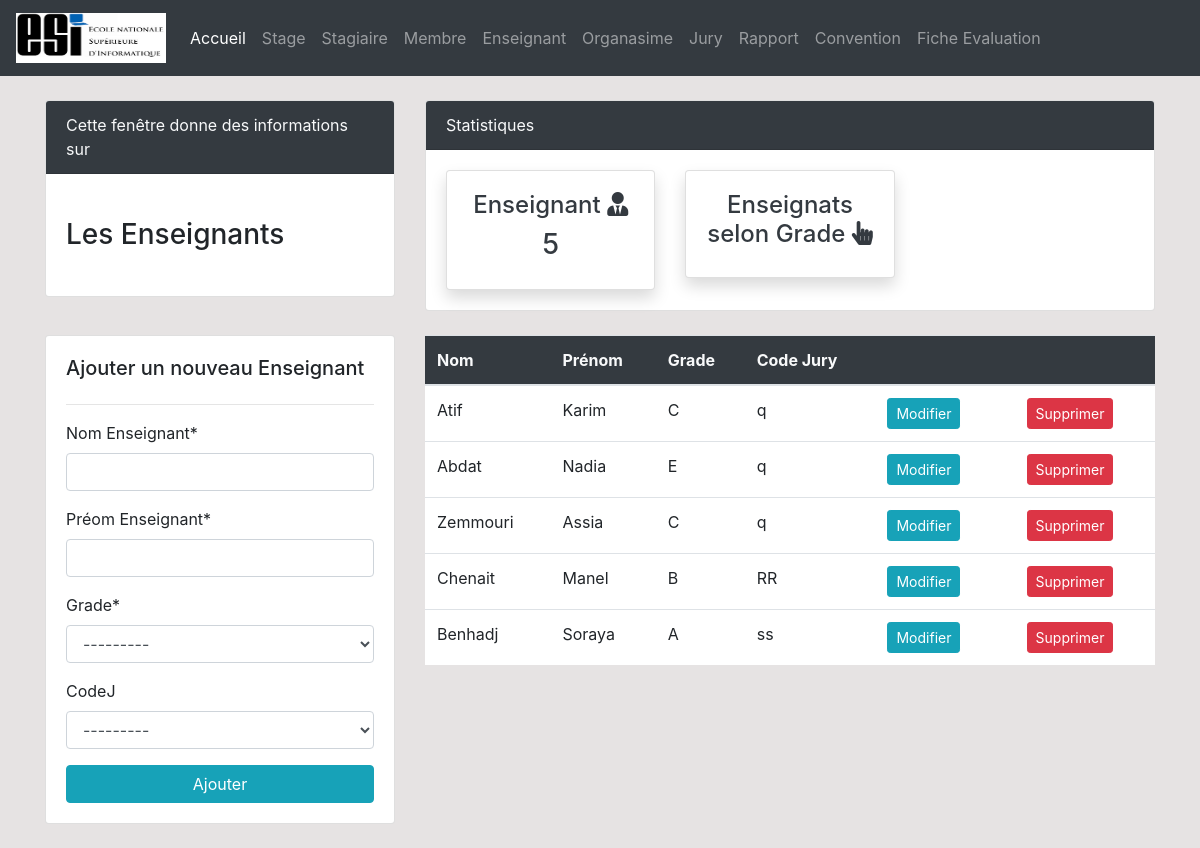
The app's page /Enseignant/ with its own data.
### Gestion/models.py (models this page shows, shortened)
class Jury(models.Model):
    codeJ = models.CharField(max_length=15)
    dateSoutenance = models.DateField(default="01/01/2022",null= False)
    def __str__(self):
        return f'{self.codeJ}'

class Enseignant(models.Model):
    nomE = models.CharField(max_length=20,null=False)
    prenomE = models.CharField(max_length=20,null=False)
    class ge(models.TextChoices):
        A = 'A',_('Maître assistant A')
        B = 'B',_('Maître assistant B')
        C = 'C',_('Maître de conférence A')
        D = 'D',_('Maître de conférence B')
        E = 'E',_('Professeur')
    grade = models.CharField(max_length=20,choices=ge.choices)
    codeJ = models.ForeignKey(Jury, on_delete=models.SET_NULL, null= True, blank=True )

### Gestion/views.py (the view)
# urls.py: path('Enseignant/', enseignant, name="Enseignant"),
def enseignant(request):
    enseignants= Enseignant.objects.all()
    enseignant_count= enseignants.count()
    if request.method == 'POST':
        form= EnseignantForm(data=request.POST)
        if form.is_valid():
            form.save()
            Enseignant_name = form.cleaned_data.get('nomE')
            messages.success(request, f'{Enseignant_name } est bien ajouté')
            return redirect('Enseignant')
        return render(request,'fenetre/Enseignant.html', {'form':form})
    else:
        form= EnseignantForm()
        context ={
            'enseignants': enseignants,
            'enseignant_count': enseignant_count,
            'form':form
        }
        return render(request,'fenetre/Enseignant.html', context)

### Gestion/forms.py
class EnseignantForm(forms.ModelForm):
    class Meta:
        model = Enseignant
        fields = "__all__"
        labels ={
                'nomE': 'Nom Enseignant',
                'prenomE': 'Préom Enseignant',
                'CodeJ': 'Code jury',
            }

### Gestion/templates/fenetre/Enseignant.html (shortened to what this page needs)
{% extends 'parts/base.html' %} {% block title %}Enseignant{% endblock %} {% load crispy_forms_tags %} {% load static %} {% block content %}{% include 'parts/top.html' %}
<link rel="stylesheet" href="{% static 'style.css' %}">
<div class="row">
    <div class="col-md-4 mt-4">
        <div class="card">
            <div class="card-header bg-dark text-light">
                Cette fenêtre donne des informations sur
            </div>
            <div class="card-body">
                <marquee behavior="" direction="">
                    <h3 class="my-4"> Les Enseignants</h3>
                </marquee>
            </div>
        </div>
    </div>
    <div class="col-md-8 mt-4">
        <div class="card">
            <div class="card-header bg-dark text-light">
                Statistiques
            </div>
            <div class="card-body">
                <div class="row">
                    <div class="col-md-4">
                        <a class="text-decoration-none text-dark" href="#">
                            <div class="card my-card shadow">
                                <div class="card-body text-center">
                                    <h4>Enseignant <i class="fas fa-user-tie"></i></h4>
                                    <h3>{{ enseignant_count }}</h3>
                                </div>
                            </div>
                        </a>
                    </div>
                    <div class="col-md-4">
                        <a class="text-decoration-none text-dark" href="{%url 'statEns'%}">
                            <div class="card my-card shadow">
                                <div class="card-body text-center">
                                    <h4>Enseignats selon Grade <i class="fas fa-hand-pointer"></i></h4>
                                </div>
                            </div>
                        </a>
                    </div>
                </div>
            </div>
        </div>
    </div>
</div>
<div class="row my-4">
    <div class="col-md-4">
        <div class="card card-body">
            <h5>Ajouter un nouveau Enseignant</h5>
            <hr>
            <form method="POST">
                {% csrf_token %}{{ form|crispy }}
                <input class="btn btn-info btn-block" type="submit" value="Ajouter">
            </form>
        </div>
    </div>
    <div class="col-md-8">
        <table class="table bg-white">
            <thead class="bg-dark text-light">
                <tr>
                    <th scope="col">Nom</th>
                    <th scope="col">Prénom</th>
                    <th scope="col">Grade</th>
                    <th scope="col">Code Jury</th>
                    <th scope="col"></th>
                    <th scope="col"></th>
                </tr>
            </thead>
            <tbody>
                {% for item in enseignants %}
                <tr>
                    <td>{{ item.nomE }}</td>
                    <td>{{ item.prenomE }}</td>
                    <td>{{ item.grade }}</td>
                    <td>{{ item.codeJ }}</td>
                    <td>
                        <a class="btn btn-info btn-sm mr-2" href="{% url 'dashboard-ens-edit' item.id %}">Modifier</a>
                    </td>
                    <td><a class="btn btn-danger btn-sm ml-2" href="{% url 'dashboard-ens-delete' item.id %}">Supprimer</a></td>
                </tr>
                {% endfor %}
        </table>
    </div>
</div>
{% endblock %}

### Gestion/static/style.css (style rules this page uses)
body { background: rgb(230, 227, 227); }

### records on screen
Jury: codeJ "---------"
Enseignant: nomE "Atif", prenomE "Karim", grade "C", codeJ "q"
Enseignant: nomE "Abdat", prenomE "Nadia", grade "E", codeJ "q"
Enseignant: nomE "Zemmouri", prenomE "Assia", grade "C", codeJ "q"
Enseignant: nomE "Chenait", prenomE "Manel", grade "B", codeJ "RR"
Enseignant: nomE "Benhadj", prenomE "Soraya", grade "A", codeJ "ss"

### other values on screen
{{ enseignant_count }} "5"
